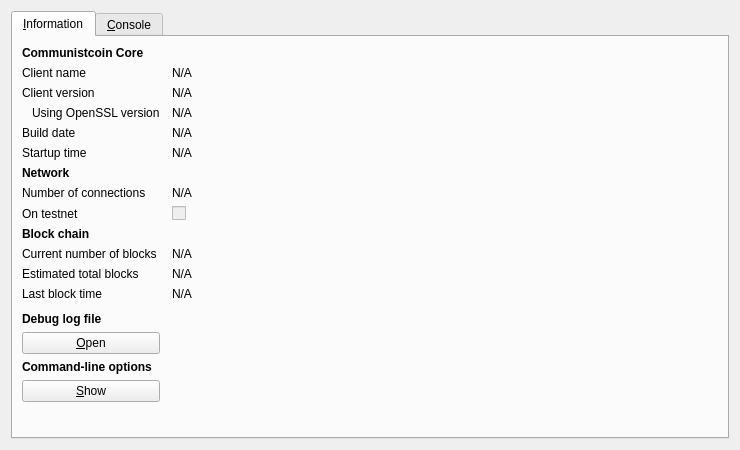
<?xml version="1.0" encoding="UTF-8"?>
<ui version="4.0">
 <class>RPCConsole</class>
 <widget class="QDialog" name="RPCConsole">
  <property name="geometry">
   <rect>
    <x>0</x>
    <y>0</y>
    <width>740</width>
    <height>450</height>
   </rect>
  </property>
  <property name="windowTitle">
   <string>Communistcoin - Debug window</string>
  </property>
  <layout class="QVBoxLayout" name="verticalLayout_2">
   <item>
    <widget class="QTabWidget" name="tabWidget">
     <property name="currentIndex">
      <number>0</number>
     </property>
     <widget class="QWidget" name="tab_info">
      <attribute name="title">
       <string>&amp;Information</string>
      </attribute>
      <layout class="QGridLayout" name="gridLayout" columnstretch="0,1">
       <property name="horizontalSpacing">
        <number>12</number>
       </property>
       <item row="0" column="0">
        <widget class="QLabel" name="label_9">
         <property name="font">
          <font>
           <weight>75</weight>
           <bold>true</bold>
          </font>
         </property>
         <property name="text">
          <string>Communistcoin Core</string>
         </property>
        </widget>
       </item>
       <item row="1" column="0">
        <widget class="QLabel" name="label_5">
         <property name="text">
          <string>Client name</string>
         </property>
        </widget>
       </item>
       <item row="1" column="1">
        <widget class="QLabel" name="clientName">
         <property name="cursor">
          <cursorShape>IBeamCursor</cursorShape>
         </property>
         <property name="text">
          <string>N/A</string>
         </property>
         <property name="textFormat">
          <enum>Qt::PlainText</enum>
         </property>
         <property name="textInteractionFlags">
          <set>Qt::LinksAccessibleByMouse|Qt::TextSelectableByKeyboard|Qt::TextSelectableByMouse</set>
         </property>
        </widget>
       </item>
       <item row="2" column="0">
        <widget class="QLabel" name="label_6">
         <property name="text">
          <string>Client version</string>
         </property>
        </widget>
       </item>
       <item row="2" column="1">
        <widget class="QLabel" name="clientVersion">
         <property name="cursor">
          <cursorShape>IBeamCursor</cursorShape>
         </property>
         <property name="text">
          <string>N/A</string>
         </property>
         <property name="textFormat">
          <enum>Qt::PlainText</enum>
         </property>
         <property name="textInteractionFlags">
          <set>Qt::LinksAccessibleByMouse|Qt::TextSelectableByKeyboard|Qt::TextSelectableByMouse</set>
         </property>
        </widget>
       </item>
       <item row="3" column="0">
        <widget class="QLabel" name="label_14">
         <property name="text">
          <string>Using OpenSSL version</string>
         </property>
         <property name="indent">
          <number>10</number>
         </property>
        </widget>
       </item>
       <item row="3" column="1">
        <widget class="QLabel" name="openSSLVersion">
         <property name="cursor">
          <cursorShape>IBeamCursor</cursorShape>
         </property>
         <property name="text">
          <string>N/A</string>
         </property>
         <property name="textFormat">
          <enum>Qt::PlainText</enum>
         </property>
         <property name="textInteractionFlags">
          <set>Qt::LinksAccessibleByMouse|Qt::TextSelectableByKeyboard|Qt::TextSelectableByMouse</set>
         </property>
        </widget>
       </item>
       <item row="4" column="0">
        <widget class="QLabel" name="label_12">
         <property name="text">
          <string>Build date</string>
         </property>
        </widget>
       </item>
       <item row="4" column="1">
        <widget class="QLabel" name="buildDate">
         <property name="cursor">
          <cursorShape>IBeamCursor</cursorShape>
         </property>
         <property name="text">
          <string>N/A</string>
         </property>
         <property name="textFormat">
          <enum>Qt::PlainText</enum>
         </property>
         <property name="textInteractionFlags">
          <set>Qt::LinksAccessibleByMouse|Qt::TextSelectableByKeyboard|Qt::TextSelectableByMouse</set>
         </property>
        </widget>
       </item>
       <item row="5" column="0">
        <widget class="QLabel" name="label_13">
         <property name="text">
          <string>Startup time</string>
         </property>
        </widget>
       </item>
       <item row="5" column="1">
        <widget class="QLabel" name="startupTime">
         <property name="cursor">
          <cursorShape>IBeamCursor</cursorShape>
         </property>
         <property name="text">
          <string>N/A</string>
         </property>
         <property name="textFormat">
          <enum>Qt::PlainText</enum>
         </property>
         <property name="textInteractionFlags">
          <set>Qt::LinksAccessibleByMouse|Qt::TextSelectableByKeyboard|Qt::TextSelectableByMouse</set>
         </property>
        </widget>
       </item>
       <item row="6" column="0">
        <widget class="QLabel" name="label_11">
         <property name="font">
          <font>
           <weight>75</weight>
           <bold>true</bold>
          </font>
         </property>
         <property name="text">
          <string>Network</string>
         </property>
        </widget>
       </item>
       <item row="7" column="0">
        <widget class="QLabel" name="label_7">
         <property name="text">
          <string>Number of connections</string>
         </property>
        </widget>
       </item>
       <item row="7" column="1">
        <widget class="QLabel" name="numberOfConnections">
         <property name="cursor">
          <cursorShape>IBeamCursor</cursorShape>
         </property>
         <property name="text">
          <string>N/A</string>
         </property>
         <property name="textFormat">
          <enum>Qt::PlainText</enum>
         </property>
         <property name="textInteractionFlags">
          <set>Qt::LinksAccessibleByMouse|Qt::TextSelectableByKeyboard|Qt::TextSelectableByMouse</set>
         </property>
        </widget>
       </item>
       <item row="8" column="0">
        <widget class="QLabel" name="label_8">
         <property name="text">
          <string>On testnet</string>
         </property>
        </widget>
       </item>
       <item row="8" column="1">
        <widget class="QCheckBox" name="isTestNet">
         <property name="enabled">
          <bool>false</bool>
         </property>
         <property name="text">
          <string/>
         </property>
        </widget>
       </item>
       <item row="9" column="0">
        <widget class="QLabel" name="label_10">
         <property name="font">
          <font>
           <weight>75</weight>
           <bold>true</bold>
          </font>
         </property>
         <property name="text">
          <string>Block chain</string>
         </property>
        </widget>
       </item>
       <item row="10" column="0">
        <widget class="QLabel" name="label_3">
         <property name="text">
          <string>Current number of blocks</string>
         </property>
        </widget>
       </item>
       <item row="10" column="1">
        <widget class="QLabel" name="numberOfBlocks">
         <property name="cursor">
          <cursorShape>IBeamCursor</cursorShape>
         </property>
         <property name="text">
          <string>N/A</string>
         </property>
         <property name="textFormat">
          <enum>Qt::PlainText</enum>
         </property>
         <property name="textInteractionFlags">
          <set>Qt::LinksAccessibleByMouse|Qt::TextSelectableByKeyboard|Qt::TextSelectableByMouse</set>
         </property>
        </widget>
       </item>
       <item row="11" column="0">
        <widget class="QLabel" name="label_4">
         <property name="text">
          <string>Estimated total blocks</string>
         </property>
        </widget>
       </item>
       <item row="11" column="1">
        <widget class="QLabel" name="totalBlocks">
         <property name="cursor">
          <cursorShape>IBeamCursor</cursorShape>
         </property>
         <property name="text">
          <string>N/A</string>
         </property>
         <property name="textFormat">
          <enum>Qt::PlainText</enum>
         </property>
         <property name="textInteractionFlags">
          <set>Qt::LinksAccessibleByMouse|Qt::TextSelectableByKeyboard|Qt::TextSelectableByMouse</set>
         </property>
        </widget>
       </item>
       <item row="12" column="0">
        <widget class="QLabel" name="label_2">
         <property name="text">
          <string>Last block time</string>
         </property>
        </widget>
       </item>
       <item row="12" column="1">
        <widget class="QLabel" name="lastBlockTime">
         <property name="cursor">
          <cursorShape>IBeamCursor</cursorShape>
         </property>
         <property name="text">
          <string>N/A</string>
         </property>
         <property name="textFormat">
          <enum>Qt::PlainText</enum>
         </property>
         <property name="textInteractionFlags">
          <set>Qt::LinksAccessibleByMouse|Qt::TextSelectableByKeyboard|Qt::TextSelectableByMouse</set>
         </property>
        </widget>
       </item>
       <item row="13" column="0">
        <spacer name="verticalSpacer_2">
         <property name="orientation">
          <enum>Qt::Vertical</enum>
         </property>
         <property name="sizeHint" stdset="0">
          <size>
           <width>20</width>
           <height>20</height>
          </size>
         </property>
        </spacer>
       </item>
       <item row="14" column="0">
        <widget class="QLabel" name="labelDebugLogfile">
         <property name="font">
          <font>
           <weight>75</weight>
           <bold>true</bold>
          </font>
         </property>
         <property name="text">
          <string>Debug log file</string>
         </property>
        </widget>
       </item>
       <item row="15" column="0">
        <widget class="QPushButton" name="openDebugLogfileButton">
         <property name="toolTip">
          <string>Open the Communistcoin debug log file from the current data directory. This can take a few seconds for large log files.</string>
         </property>
         <property name="text">
          <string>&amp;Open</string>
         </property>
         <property name="autoDefault">
          <bool>false</bool>
         </property>
        </widget>
       </item>
       <item row="16" column="0">
        <widget class="QLabel" name="labelCLOptions">
         <property name="font">
          <font>
           <weight>75</weight>
           <bold>true</bold>
          </font>
         </property>
         <property name="text">
          <string>Command-line options</string>
         </property>
        </widget>
       </item>
       <item row="17" column="0">
        <widget class="QPushButton" name="showCLOptionsButton">
         <property name="toolTip">
          <string>Show the Communistcoin-Qt help message to get a list with possible Communistcoin command-line options.</string>
         </property>
         <property name="text">
          <string>&amp;Show</string>
         </property>
         <property name="autoDefault">
          <bool>false</bool>
         </property>
        </widget>
       </item>
       <item row="18" column="0">
        <spacer name="verticalSpacer">
         <property name="orientation">
          <enum>Qt::Vertical</enum>
         </property>
         <property name="sizeHint" stdset="0">
          <size>
           <width>20</width>
           <height>40</height>
          </size>
         </property>
        </spacer>
       </item>
      </layout>
     </widget>
     <widget class="QWidget" name="tab_console">
      <attribute name="title">
       <string>&amp;Console</string>
      </attribute>
      <layout class="QVBoxLayout" name="verticalLayout_3">
       <property name="spacing">
        <number>3</number>
       </property>
       <item>
        <widget class="QTextEdit" name="messagesWidget">
         <property name="minimumSize">
          <size>
           <width>0</width>
           <height>100</height>
          </size>
         </property>
         <property name="readOnly">
          <bool>true</bool>
         </property>
         <property name="tabKeyNavigation" stdset="0">
          <bool>false</bool>
         </property>
         <property name="columnCount" stdset="0">
          <number>2</number>
         </property>
        </widget>
       </item>
       <item>
        <layout class="QHBoxLayout" name="horizontalLayout">
         <property name="spacing">
          <number>3</number>
         </property>
         <item>
          <widget class="QLabel" name="label">
           <property name="text">
            <string notr="true">&gt;</string>
           </property>
          </widget>
         </item>
         <item>
          <widget class="QLineEdit" name="lineEdit"/>
         </item>
         <item>
          <widget class="QPushButton" name="clearButton">
           <property name="maximumSize">
            <size>
             <width>24</width>
             <height>24</height>
            </size>
           </property>
           <property name="toolTip">
            <string>Clear console</string>
           </property>
           <property name="text">
            <string/>
           </property>
           <property name="icon">
            <iconset resource="../bitcoin.qrc">
             <normaloff>:/icons/remove</normaloff>:/icons/remove</iconset>
           </property>
           <property name="shortcut">
            <string notr="true">Ctrl+L</string>
           </property>
           <property name="autoDefault">
            <bool>false</bool>
           </property>
          </widget>
         </item>
        </layout>
       </item>
      </layout>
     </widget>
    </widget>
   </item>
  </layout>
 </widget>
 <resources>
  <include location="../bitcoin.qrc"/>
 </resources>
 <connections/>
</ui>
